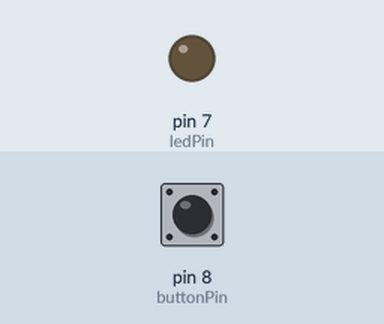
Bench run of a sketch on a simulated Arduino Uno, built with avr-gcc and run on an emulated ATmega328P. Shown: output pins drawn as LEDs (lit = HIGH). Inputs (shaded band) come from the test bench; at power-on: pin 8 (buttonPin) LOW.

Above: at 1.2 s.
1.3 s: pin 8 (buttonPin) pulled HIGH for 0.15 s
At 1.4 s:
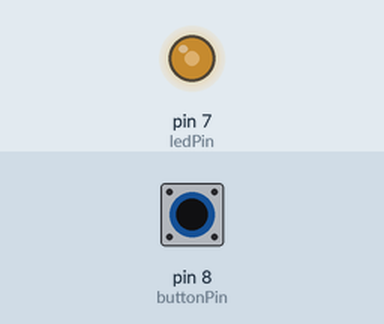
3.0 s: pin 8 (buttonPin) pulled HIGH for 1 s
At 4.6 s:
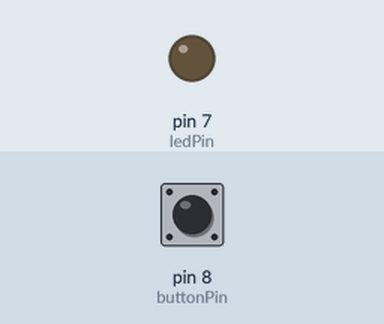
5.5 s: pin 8 (buttonPin) pulled HIGH for 3.2 s
At 9.4 s:
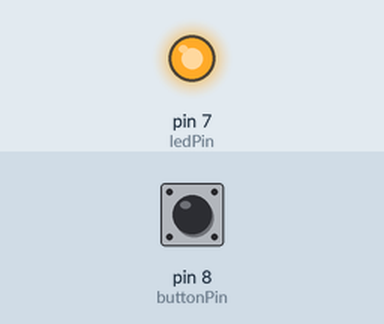
Timing chart, 0 to 10.9 s (numbered marks = the images above; inputs shaded):
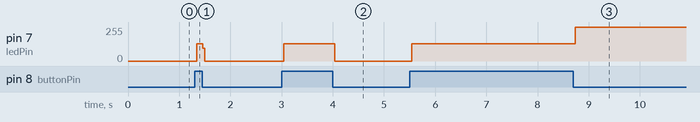

Measured:
- after the input at 1.3 s, pin 7 (ledPin): 0/255 → 129/255 at once, → 0/255 0.12 s later
- after the input at 3.0 s, pin 7 (ledPin): 0/255 → 129/255 at once, → 0/255 1.0 s later
- after the input at 5.5 s, pin 7 (ledPin): 0/255 → 129/255 at once, → 255/255 3.2 s later

The sketch:

buttonLED.ino
```cpp
/*
   This code uses a button to control the status of an LED. It only works some of the time
   because it can mistake a single button push for multiple button presses. The debounce example
   fixes this issue by ignoring any additional button presses within 50 milliseconds.
*/

const int buttonPin = 8;    // the number of the pushbutton pin
const int ledPin = 7;      // the number of the LED pin
int ledStatus = LOW;

// This code is run once
void setup() {
  pinMode(buttonPin, INPUT); // Use the button as an input
  pinMode(ledPin, OUTPUT); // Use the LED as an output

  // set initial LED state
  digitalWrite(ledPin, ledStatus); // Turn the LED off
}

// This code is run repeatedly until the Arduino loses power
void loop() {
  int reading = digitalRead(buttonPin); // Read the status of the button. It's either HIGH (pushed) or LOW (not pushed).
  if (reading == HIGH) { // If button is pushed
    if (ledStatus == LOW) { // and the LED is off
      ledStatus = HIGH;
      digitalWrite(ledPin, ledStatus); // turn the LED on
    } else { // if the LED is on
      ledStatus = LOW;
      digitalWrite(ledPin, ledStatus); // turn the LED off
    }
  }

}
```
